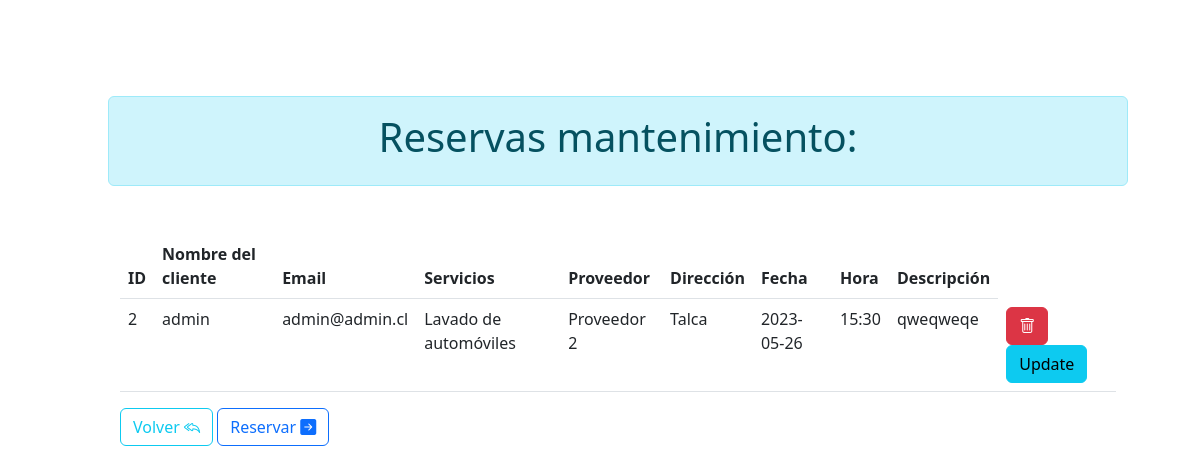
Page /limpieza.php (signed in) on the committed database.
### tables this page shows
CREATE TABLE `servicios` (
  `id` int(11) NOT NULL,
  `name` varchar(100) NOT NULL,
  `email` varchar(100) NOT NULL,
  `tipo_servicio` varchar(100) NOT NULL,
  `proveedor` varchar(100) NOT NULL,
  `direccion` varchar(100) NOT NULL,
  `fecha` date NOT NULL,
  `hora` varchar(100) NOT NULL,
  `descripcion_servicio` varchar(100) NOT NULL,
  `id_user` int(11) DEFAULT NULL,
  `id_categoria` int(11) DEFAULT NULL
);

### limpieza.php (the view, shortened to what this page needs)
<?php
$conn = mysqli_connect($host, $username, $password, $dbname);
$query = "SELECT * FROM servicios WHERE tipo_servicio IN ('limpieza de muebles', 'limpieza de hogar', 'lavado de automóviles') AND id_user =" . $_SESSION['id_user'];
$result = mysqli_query($conn, $query);
?>
<!doctype html>
<html lang="es">
<head>
    <link href="https://cdn.jsdelivr.net/npm/bootstrap@5.3.0-alpha2/dist/css/bootstrap.min.css" rel="stylesheet">
    <link href="https://getbootstrap.com/docs/5.3/assets/css/docs.css" rel="stylesheet">
    <link rel="stylesheet" href="https://cdn.jsdelivr.net/npm/bootstrap-icons@1.10.5/font/bootstrap-icons.css">
</head>
<body class="p-5 m-5 border-0 bd-example container">
    <div class="container">
        <div class="alert alert-info" role="alert">
            <h1 class="text-center">Reservas mantenimiento:</h1>
        </div>
        <div class="container mt-5">
            <table class="table">
                <thead>
                    <tr>
                        <th scope="col">ID</th>
                        <th scope="col">Nombre del cliente</th>
                        <th scope="col">Email</th>
                        <th scope="col">Servicios</th>
                        <th scope="col">Proveedor</th>
                        <th scope="col">Dirección</th>
                        <th scope="col">Fecha</th>
                        <th scope="col">Hora</th>
                        <th scope="col">Descripción</th>
                    </tr>
                </thead>
                <tbody>
                    <?php
                    if (mysqli_num_rows($result) > 0) {
                        while ($servicios = mysqli_fetch_assoc($result)) {
                    ?>
                            <tr>
                                <td><?= $servicios['id'] ?></td>
                                <td><?= $servicios['name'] ?></td>
                                <td><?= $servicios['email'] ?></td>
                                <td><?= $servicios['tipo_servicio'] ?></td>
                                <td><?= $servicios['proveedor'] ?></td>
                                <td><?= $servicios['direccion'] ?></td>
                                <td><?= $servicios['fecha'] ?></td>
                                <td><?= $servicios['hora'] ?></td>
                                <td><?= $servicios['descripcion_servicio'] ?></td>
                                <td>
                                    <form method="post" style="display: inline-block;">
                                        <button class="btn btn-danger" type="submit" name="delete"><i class="bi bi-trash"></i></button>
                                    </form>
                                    <form method="post" style="display: inline-block;">
                                        <input class="btn btn-info" type="submit" name="update" value="Update">
                                    </form>
                                </td>
                            </tr>
                    <?php
                        }
                    }
                    ?>
                </tbody>
            </table>
        </div>
        <div class="container">
            <a href="home.php" class="btn btn-outline-info">Volver <i class="bi bi-reply-all"></i></a>
            <a href="reserva.php" class="btn btn-outline-primary">Reservar <i class="bi bi-arrow-right-square-fill"></i></a>
        </div>
</body>
</html>

### rows in the picture
servicios: id "2", name "admin", email "admin@admin.cl", tipo_servicio "Lavado de automóviles", proveedor "Proveedor 2", direccion "Talca", fecha "2023-05-26", hora "15:30", descripcion_servicio "qweqweqe"
